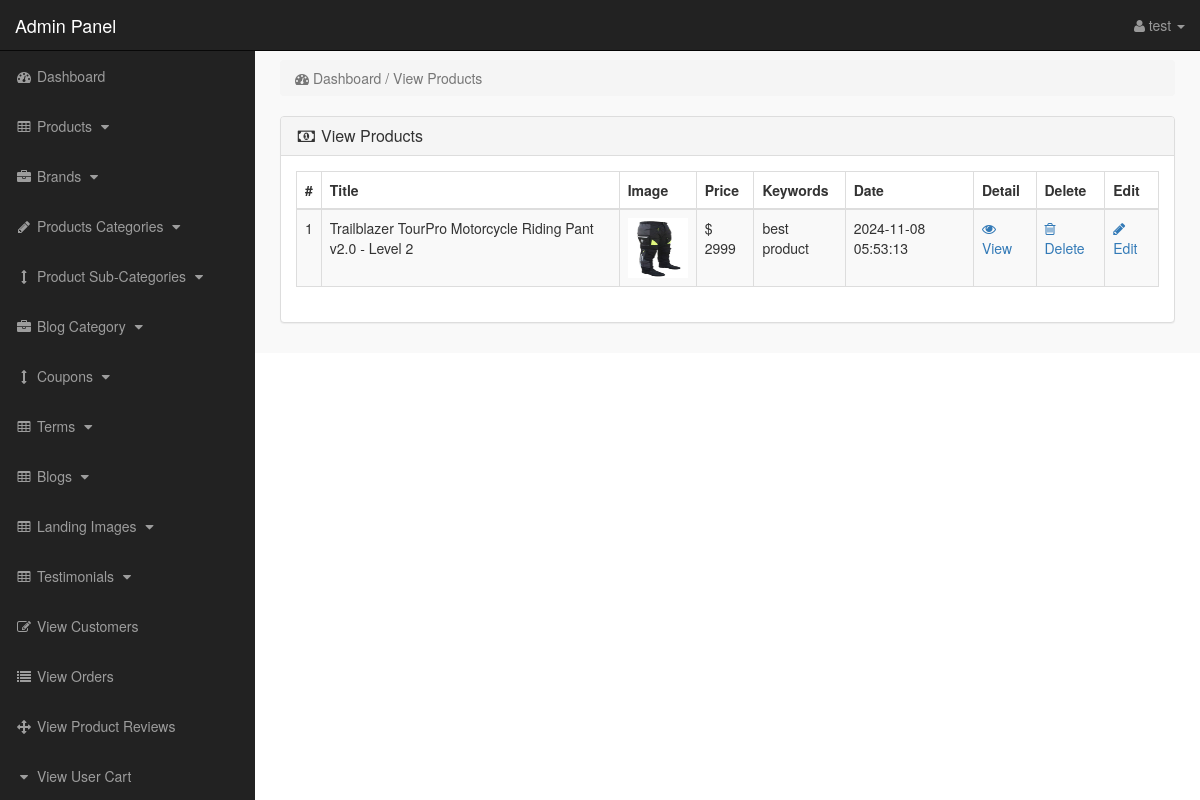
Screenshot of /admin_area/index?view_products (signed in) with the database file from the repository.
### tables this page shows
CREATE TABLE `products` (
  `product_id` int(10) NOT NULL,
  `p_cat_id` int(10) NOT NULL,
  `cat_id` int(10) NOT NULL,
  `manufacturer_id` int(10) NOT NULL,
  `date` timestamp NOT NULL DEFAULT current_timestamp() ON UPDATE current_timestamp(),
  `product_title` text NOT NULL,
  `product_desc` text NOT NULL,
  `product_short_desc` text NOT NULL,
  `product_features` text NOT NULL,
  `product_keywords` text NOT NULL,
  `product_label` text NOT NULL,
  `product_price` int(10) NOT NULL,
  `product_psp_price` int(10) NOT NULL,
  `shipping_charges` int(10) NOT NULL
);

CREATE TABLE `product_images` (
  `id` int(11) NOT NULL,
  `product_id` int(11) DEFAULT NULL,
  `image` varchar(255) DEFAULT NULL,
  `color` varchar(255) DEFAULT NULL
);

### admin_area/view_products.php (the view)
<?php
if (!isset($_SESSION['admin_email'])) {
    echo "<script>window.open('login','_self')</script>";
} else {
?>
    <div class="row">
        <div class="col-lg-12">
            <ol class="breadcrumb">
                <li class="active">
                    <i class="fa fa-dashboard"></i> Dashboard / View Products
                </li>
            </ol>
        </div>
    </div>
    <div class="row">
        <div class="col-lg-12">
            <div class="panel panel-default">
                <div class="panel-heading">
                    <h3 class="panel-title">
                        <i class="fa fa-money fa-fw"></i> View Products
                    </h3>
                </div>
                <div class="panel-body">
                    <div class="table-responsive">
                        <table class="table table-bordered table-hover table-striped">
                            <thead>
                                <tr>
                                    <th>#</th>
                                    <th>Title</th>
                                    <th>Image</th>
                                    <th>Price</th>
                                    <th>Keywords</th>
                                    <th>Date</th>
                                    <th>Detail</th>
                                    <th>Delete</th>
                                    <th>Edit</th>
                                </tr>
                            </thead>
                            <tbody>
                                <?php
                                $i = 0;
                                $get_pro = "select * from products";
                                $run_pro = mysqli_query($con, $get_pro);
                                while ($row_pro = mysqli_fetch_array($run_pro)) {
                                    $pro_id = $row_pro['product_id'];
                                    $pro_title = $row_pro['product_title'];
                                    $pro_price = $row_pro['product_price'];
                                    $pro_keywords = $row_pro['product_keywords'];
                                    $pro_date = $row_pro['date'];
                                    $query10 = "SELECT * FROM product_images where product_id = $pro_id";
                                    $result10 = mysqli_query($con, $query10);
                                    $post10 = mysqli_fetch_assoc($result10);
                                    $pro_image = $post10['image'];
                                    $i++;
                                ?>
                                    <tr>
                                        <td><?php echo $i; ?></td>
                                        <td><?php echo $pro_title; ?></td>
                                        <td><img src="product_images/<?php echo $pro_image; ?>" width="60" height="60"></td>
                                        <td>$ <?php echo $pro_price; ?></td>
                                        <td> <?php echo $pro_keywords; ?> </td>
                                        <td><?php echo $pro_date; ?></td>
                                        <td>
                                            <a href="../shop_details?id=<?php echo $pro_id; ?>">
                                                <i class="fa fa-eye"> </i> View
                                            </a>
                                        </td>
                                        <td>
                                            <a href="index?delete_product=<?php echo $pro_id; ?>">
                                                <i class="fa fa-trash-o"> </i> Delete
                                            </a>
                                        </td>
                                        <td>
                                            <a href="index?edit_product=<?php echo $pro_id; ?>">
                                                <i class="fa fa-pencil"> </i> Edit
                                            </a>
                                        </td>
                                    </tr>
                                <?php } ?>
                            </tbody>
                        </table>
                    </div>
                </div>
            </div>
        </div>
    </div>
<?php } ?>

### admin_area/includes/sidebar.php (shortened to what this page needs)
<?php
if (!isset($_SESSION['admin_email'])) {
    echo "<script>window.open('login','_self')</script>";
} else {
?>
    <nav class="navbar navbar-inverse navbar-fixed-top">
        <div class="navbar-header">
            <a class="navbar-brand" href="index?dashboard">Admin Panel</a>
        </div>
        <ul class="nav navbar-right top-nav">
            <li class="dropdown">
                <a href="#" class="dropdown-toggle" data-toggle="dropdown">
                    <i class="fa fa-user"></i>
                    <?php echo $admin_name; ?> <b class="caret"></b>
                </a>
            </li>
        </ul>
        <div class="collapse navbar-collapse navbar-ex1-collapse">
            <ul class="nav navbar-nav side-nav">
                <li>
                    <a href="index?dashboard">
                        <i class="fa fa-fw fa-dashboard"></i> Dashboard
                    </a>
                </li>
                <li>
                    <a href="#" data-toggle="collapse" data-target="#products">
                        <i class="fa fa-fw fa-table"></i> Products
                        <i class="fa fa-fw fa-caret-down"></i>
                    </a>
                </li>
                <li>
                    <a href="#" data-toggle="collapse" data-target="#manufacturers">
                        <i class="fa fa-fw fa-briefcase"></i> Brands
                        <i class="fa fa-fw fa-caret-down"></i>
                    </a>
                </li>
                <li>
                    <a href="#" data-toggle="collapse" data-target="#p_cat">
                        <i class="fa fa-fw fa-pencil"></i> Products Categories
                        <i class="fa fa-fw fa-caret-down"></i>
                    </a>
                </li>
                <li>
                    <a href="#" data-toggle="collapse" data-target="#cat">
                        <i class="fa fa-fw fa-arrows-v"></i> Product Sub-Categories
                        <i class="fa fa-fw fa-caret-down"></i>
                    </a>
                </li>
                <li>
                    <a href="#" data-toggle="collapse" data-target="#blog_category">
                        <i class="fa fa-fw fa-briefcase"></i> Blog Category
                        <i class="fa fa-fw fa-caret-down"></i>
                    </a>
                </li>
                <li>
                    <a href="#" data-toggle="collapse" data-target="#coupons">
                        <i class="fa fa-fw fa-arrows-v"></i> Coupons
                        <i class="fa fa-fw fa-caret-down"></i>
                    </a>
                </li>
                <li>
                    <a href="#" data-toggle="collapse" data-target="#terms">
                        <i class="fa fa-fw fa-table"></i> Terms
                        <i class="fa fa-fw fa-caret-down"></i>
                    </a>
                </li>
                <li>
                    <a href="#" data-toggle="collapse" data-target="#blogs">
                        <i class="fa fa-fw fa-table"></i> Blogs
                        <i class="fa fa-fw fa-caret-down"></i>
                    </a>
                </li>
                <li>
                    <a href="#" data-toggle="collapse" data-target="#landing_images">
                        <i class="fa fa-fw fa-table"></i> Landing Images
                        <i class="fa fa-fw fa-caret-down"></i>
                    </a>
                </li>
                <li>
                    <a href="#" data-toggle="collapse" data-target="#testimonials">
                        <i class="fa fa-fw fa-table"></i> Testimonials
                        <i class="fa fa-fw fa-caret-down"></i>
                    </a>
                </li>
                <li>
                    <a href="index?view_customers">
                        <i class="fa fa-fw fa-edit"></i> View Customers
                    </a>
                </li>
                <li>
                    <a href="index?view_orders">
                        <i class="fa fa-fw fa-list"></i> View Orders
                    </a>
                </li>
                <li>
                    <a href="index?view_product_reviews">
                        <i class="fa fa-fw fa-arrows"></i> View Product Reviews
                    </a>
                </li>
                <li>
                    <a href="index?view_user_cart">
                        <i class="fa fa-fw fa-caret-down"></i> View User Cart
                    </a>
                </li>
            </ul>
        </div>
    </nav>
<?php } ?>

### admin_area/css/style.css (style rules this page uses)
body { margin-top:100px; }
@media (min-width: 768px) { body { margin-top:50px; } }
.top-nav { padding:0 15px; }
.top-nav>li { display:inline-block; float:left; }
.top-nav>li>a { padding-top:15px; padding-bottom:15px; line-height:20px; color:#999; }
@media (min-width: 768px) { .side-nav { position:fixed; top:51px; width:255px; border-radius:0; overflow-y:auto; background-color: #222; bottom:0; overflow-x:hidden; padding-bottom:40px; } }
@media (min-width: 768px) { .side-nav>li>a { width:255px; } }
.panel-body { border-radius:5px; }

### rows the page displays
products: product_title "Trailblazer TourPro Motorcycle Riding Pant v2.0 - Level 2", product_images.image (picture), product_price "2999", product_keywords "best product", date "2024-11-08 05:53:13"

### other values shown
$admin_name "test"
